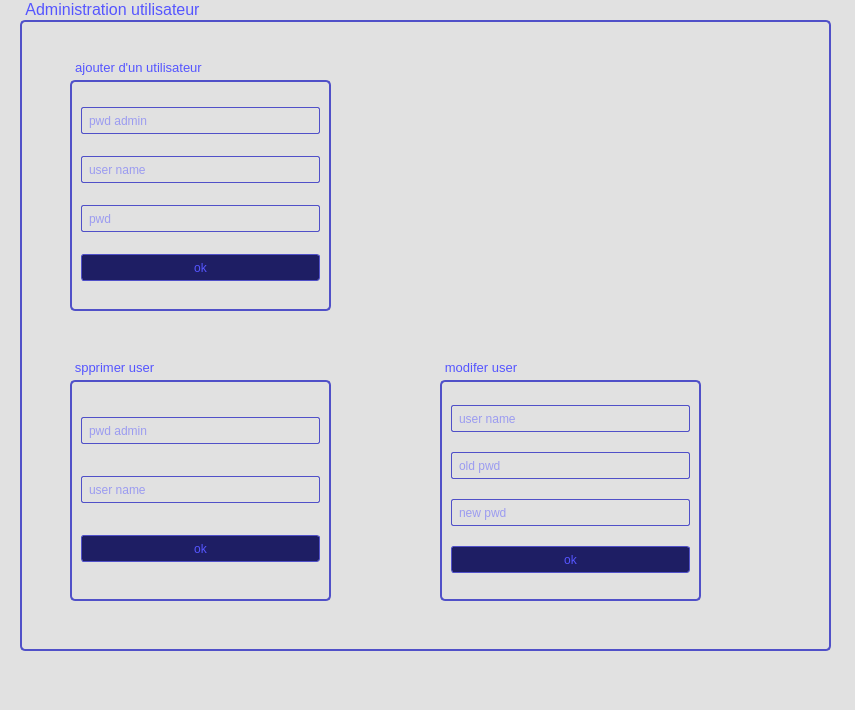
<?xml version="1.0" encoding="UTF-8"?>
<ui version="4.0">
 <class>log_param</class>
 <widget class="QMainWindow" name="log_param">
  <property name="geometry">
   <rect>
    <x>0</x>
    <y>0</y>
    <width>855</width>
    <height>710</height>
   </rect>
  </property>
  <property name="windowTitle">
   <string/>
  </property>
  <property name="windowIcon">
   <iconset>
    <normaloff>IMG8RES FOR QT/on air.jpg</normaloff>IMG8RES FOR QT/on air.jpg</iconset>
  </property>
  <property name="styleSheet">
   <string notr="true">QWidget {
    background-color: rgb(225, 225, 225);
    color: rgb(225, 225, 225);
}
/* ---------------------------------------------------------------------------------------------------- */


/* QGroupBox */
/* ---------------------------------------------------------------------------------------------------- */
QGroupBox {
    border: 2px solid;
    border-radius: 5px;

    margin-top: 20px;
    margin-bottom: 10px;

    border-color: rgb(80, 80, 200);
}

QGroupBox::title {
    subcontrol-origin: margin;
    subcontrol-position: top left;
    padding-left: 3px;
}
/* ---------------------------------------------------------------------------------------------------- */

QFrame#horizontalLineMiddleSeparator {
    background-color: rgb(80, 80, 200 );
}

/* Process Scanner QFrame horizontal lines  */
/* ---------------------------------------------------------------------------------------------------- */
QFrame#lineScanner {
    background-color: rgb(80, 80, 200);
}

QFrame#lineScanFilters {
    background-color: rgb(80, 80, 200);
}
/* ---------------------------------------------------------------------------------------------------- */


/* QSpinBox  */
/* ---------------------------------------------------------------------------------------------------- */
QSpinBox {
    border: 1px solid rgb(80, 80, 200);
}

QSpinBox::up-arrow {
    image: url(:/icons/up-arrow.png);
}

QSpinBox::down-arrow {
    image: url(:/icons/down-arrow.png);
}

QSpinBox::text {
    background-color: rgb(80, 80, 200);
}
/* ---------------------------------------------------------------------------------------------------- */




/* QSlider horizontal/vertical  */
/* ---------------------------------------------------------------------------------------------------- */
QSlider:horizontal,
QSlider:vertical {
    background-color: rgb(40, 40, 100);
    height: 18px;
}

QSlider::groove:horizontal {
    height: 18px;
    background-color: transparent;
}

QSlider::handle:horizontal {
    background-color: rgb(80, 80, 200);
    width: 10px;
    height: 18px;
}

QSlider::handle:horizontal:hover,
QSlider::handle:vertical:hover {
    background-color: rgb(150, 150, 250);
}
/* ---------------------------------------------------------------------------------------------------- */




/* QLineEdit &amp; QTextEdit */
/* ---------------------------------------------------------------------------------------------------- */
QLineEdit,
QTextEdit {
    border: 1px solid;
    border-radius: 2px;
    border-color: rgb(80, 80, 200);
    min-height: 25px;
    padding-left: 5px;
}

QLineEdit[text=&quot;&quot;] {
    color: rgb(0, 0, 0);
}

QLineEdit::disabled {
    color: rgb(100, 100, 150);
    border-color: rgb(50, 50, 100);
}
/* ---------------------------------------------------------------------------------------------------- */




/* QMenu */
/* ---------------------------------------------------------------------------------------------------- */
QMenu {
    border: 1px solid;
    border-radius: 2px;
    border-color: rgb(80, 80, 200);

}

QMenu::item {
    color: rgb(150, 150, 250);
    border: 1px solid;
    border-color: rgb(80, 80, 200);

    padding: 5px;

    outline: 0;
}

QMenu::item:selected {
    background-color: rgb(40, 40, 200);
}

QMenu::indicator {
    margin-left: 4px;
}

QMenu::indicator:checked {
    border: 2px solid;
    border-radius: 2px;

    border-color:   rgb(80, 80, 200);
    background-color: rgb(80, 80, 200);

}

QMenu::indicator:unchecked {
    border: 2px solid;
    border-radius: 2px;

    border-color:   rgb(80, 80, 200);
    color: rgb(100, 100, 150);
}
/* ---------------------------------------------------------------------------------------------------- */




/* QHeaderView */
/* ---------------------------------------------------------------------------------------------------- */
QHeaderView::section:horizontal,
QHeaderView::section:vertical
{
    background-color: rgb(30, 30, 100);
}
/* ---------------------------------------------------------------------------------------------------- */




/* QScrollBar  */
/* ---------------------------------------------------------------------------------------------------- */
QScrollBar:vertical,
QScrollBar:horizontal {

    border-color: rgb(90, 90, 255);
}

QScrollBar::handle:vertical,
QScrollBar::handle:horizontal {
    background-color: rgb(40, 40, 150);
}

QScrollBar::handle:hover:vertical,
QScrollBar::handle:hover:horizontal {
    background-color: rgb(40, 40, 200);
}

QScrollBar::up-arrow:horizontal,
QScrollBar::down-arrow:horizontal,
QScrollBar::sub-line:vertical,
QScrollBar::add-line:vertical {
    background-color: rgb(20, 20, 30);
    color: rgb(20, 20, 30);
}

QScrollBar::up-arrow:vertical,
QScrollBar::down-arrow:vertical,
QScrollBar::up-arrow:horizontal,
QScrollBar::down-arrow:horizontal {
    background-color: rgb(20, 20, 30);
    border-color: rgb(20, 20, 30);
    color: rgb(20, 20, 30);
}

QScrollBar::add-page:horizontal,
QScrollBar::sub-page:horizontal,
QScrollBar::add-page:vertical,
QScrollBar::sub-page:vertical {
    background-color: rgb(20, 20, 30);
}
/* ---------------------------------------------------------------------------------------------------- */





/* Tree/List/Table Views  */
/* ---------------------------------------------------------------------------------------------------- */
QTreeView,
QListView,
QListView {
    border: 2px solid;
    border-color: rgb(80, 80, 200);
    border-radius: 5px;
    outline: 0;
}

QTreeView::item,
QListView::item,
QTableView::item {
    background-color: rgb(20, 20, 90);
    outline: 0;
}

QTreeView::item:alternate,
QListView::item:alternate,
QTableView::item:alternate {
    background-color: rgb(30, 30, 110);
    outline: 0;
}

QTreeView::item:hover,
QTreeView::item:alternate:hover,
QListView::item:hover,
QListView::item:alternate:hover,
QTableView::item:hover,
QTableView::item:alternate:hover {
    background-color: rgb(30, 30, 150);
}

QListView::item:selected,
QTreeView::item:selected,
QTableView::item:selected,
QTreeView::item:alternate:selected,
QListVew::item:alternate:selected,
QTableView::item:alternate:selected {
    background-color: rgb(40, 40, 200);
    color: rgb(150, 150, 250);
    outline: 0;
}

QTreeView:branch {
    background-color: rgb(20, 20, 90);
}

QTreeView:branch:has-siblings:adjoins-item {
  border-image: url(&quot;:/icons/branch-child-guide.png&quot;) 0;
}

QTreeView:branch:!has-children:!has-siblings:adjoins-item {
    border-image: url(&quot;:/icons/branch-end-guide.png&quot;) 0;
}

QTreeView:branch:has-children:!has-siblings:closed,
QTreeView:branch:closed:has-children:has-siblings {
  border-image: none;
  image: url(:/icons/branch-closed.png);
}

QTreeView:branch:open:has-children:!has-siblings,
QTreeView:branch:open:has-children:has-siblings {
    border-image: none;
    image: url(://icons/branch-open.png);
}
/* ---------------------------------------------------------------------------------------------------- */

/* QComboBox  */
/* ---------------------------------------------------------------------------------------------------- */
QComboBox {
    border: 1px solid;
    border-color: rgb(80, 80, 200);
    min-height: 25px;
    padding-left: 5px;
    border-radius: 2px;
}

QComboBox::hover {
    background-color: rgb(40, 40, 200);
}

QComboBox:disabled {

    color: rgb(100, 100, 150);
    border-color: rgb(50, 50, 100);
}

QComboBox QAbstractItemView {
    border: 0px solid;
    border-radius: 2px;
    border-color: rgb(80, 80, 200);
}

QComboBox QAbstractItemView::item {
    color: rgb(150, 150, 250);

    border: 1px solid;
    border-color: rgb(80, 80, 200);


    padding-top: 3px;
    padding-bottom: 3px;

    outline: 0;
}


QComboBox QAbstractItemView::indicator:checked {
    border: 2px solid;
    border-radius: 2px;

    border-color:   rgb(80, 80, 200);
    background-color: rgb(80, 80, 200);
}


QComboBox QAbstractItemView::indicator:unchecked {
    border: 2px solid;
    border-radius: 2px;

    border-color:   rgb(80, 80, 200);
    color: rgb(100, 100, 150);
}

QComboBox QAbstractItemView::item:hover {
    background-color: rgb(40, 40, 200);
    color: rgb(150, 150, 250);
    outline: 0;
}

QComboBox QAbstractItemView::focus {
    border-color: rgb(150, 130, 250);
    outline: 0;
}

QComboBox::down-arrow {
    image: url(:/icons/down-arrow.png);
}
/* ---------------------------------------------------------------------------------------------------- */




/* QCheckBox  */
/* ---------------------------------------------------------------------------------------------------- */
QCheckBox::indicator:checked {
    border: 2px solid;
    border-radius: 2px;

    border-color:   rgb(80, 80, 200);
    background-color: rgb(80, 80, 200);
}


QCheckBox::indicator:unchecked {
    border: 2px solid;
    border-radius: 2px;

    border-color:   rgb(80, 80, 200);
    color: rgb(100, 100, 150);
}
/* ---------------------------------------------------------------------------------------------------- */




/* QPushButton */
/* ---------------------------------------------------------------------------------------------------- */
QPushButton {
    border: 1px solid;
    border-radius: 3px;
    background-color: rgb(30, 30, 100);
    border-color: rgb(80, 80, 200);
    min-height: 25px;
    padding-left: 5px;
    padding-right: 5px;
}

QPushButton::hover {
    background-color: rgb(40, 40, 200);
}

QPushButton::pressed {
    background-color: rgb(50, 50, 220);
}

QPushButton::disabled {
    background-color: rgb(20, 20, 50);
    color: rgb(100, 100, 150);
    border-color: rgb(50, 50, 100);
}

QPushButton::focus {
    border-color: rgb(130, 130, 200);
    outline: 0;
}</string>
  </property>
  <widget class="QWidget" name="centralwidget">
   <widget class="QGroupBox" name="groupBox">
    <property name="geometry">
     <rect>
      <x>20</x>
      <y>0</y>
      <width>811</width>
      <height>661</height>
     </rect>
    </property>
    <property name="font">
     <font>
      <pointsize>12</pointsize>
     </font>
    </property>
    <property name="styleSheet">
     <string notr="true">color: rgb(85, 85, 255);</string>
    </property>
    <property name="title">
     <string>Administration utilisateur</string>
    </property>
    <widget class="QGroupBox" name="groupBox_6">
     <property name="geometry">
      <rect>
       <x>50</x>
       <y>60</y>
       <width>261</width>
       <height>261</height>
      </rect>
     </property>
     <property name="font">
      <font>
       <pointsize>10</pointsize>
      </font>
     </property>
     <property name="styleSheet">
      <string notr="true">color: rgb(85, 85, 255);</string>
     </property>
     <property name="title">
      <string>ajouter d'un utilisateur</string>
     </property>
     <layout class="QVBoxLayout" name="verticalLayout_3">
      <item>
       <widget class="QLineEdit" name="lineEdit_ajout_pwd_admin">
        <property name="text">
         <string/>
        </property>
        <property name="placeholderText">
         <string>pwd admin</string>
        </property>
       </widget>
      </item>
      <item>
       <widget class="QLineEdit" name="lineEdit_ajout_username_2">
        <property name="placeholderText">
         <string>user name</string>
        </property>
       </widget>
      </item>
      <item>
       <widget class="QLineEdit" name="lineEdit_ajout_pwd">
        <property name="placeholderText">
         <string>pwd</string>
        </property>
       </widget>
      </item>
      <item>
       <widget class="QPushButton" name="pushButton_ajout_user">
        <property name="text">
         <string>ok</string>
        </property>
       </widget>
      </item>
     </layout>
    </widget>
    <widget class="QGroupBox" name="groupBox_7">
     <property name="geometry">
      <rect>
       <x>420</x>
       <y>360</y>
       <width>261</width>
       <height>251</height>
      </rect>
     </property>
     <property name="font">
      <font>
       <pointsize>10</pointsize>
      </font>
     </property>
     <property name="styleSheet">
      <string notr="true">color: rgb(85, 85, 255);</string>
     </property>
     <property name="title">
      <string>modifer user</string>
     </property>
     <layout class="QVBoxLayout" name="verticalLayout">
      <item>
       <widget class="QLineEdit" name="lineEdit_modifer_username">
        <property name="placeholderText">
         <string>user name</string>
        </property>
       </widget>
      </item>
      <item>
       <widget class="QLineEdit" name="lineEdit_modifer_oldpwd_admin">
        <property name="text">
         <string/>
        </property>
        <property name="placeholderText">
         <string>old pwd</string>
        </property>
       </widget>
      </item>
      <item>
       <widget class="QLineEdit" name="lineEdit_modifer_newpwd">
        <property name="text">
         <string/>
        </property>
        <property name="placeholderText">
         <string>new pwd</string>
        </property>
       </widget>
      </item>
      <item>
       <widget class="QPushButton" name="pushButton_modiferuser">
        <property name="text">
         <string>ok</string>
        </property>
       </widget>
      </item>
     </layout>
    </widget>
    <widget class="QGroupBox" name="groupBox_8">
     <property name="geometry">
      <rect>
       <x>50</x>
       <y>360</y>
       <width>261</width>
       <height>251</height>
      </rect>
     </property>
     <property name="font">
      <font>
       <pointsize>10</pointsize>
      </font>
     </property>
     <property name="styleSheet">
      <string notr="true">color: rgb(85, 85, 255);</string>
     </property>
     <property name="title">
      <string>spprimer user</string>
     </property>
     <layout class="QVBoxLayout" name="verticalLayout_2">
      <item>
       <widget class="QLineEdit" name="lineEdit_supp_pwdadmin">
        <property name="text">
         <string/>
        </property>
        <property name="placeholderText">
         <string>pwd admin</string>
        </property>
       </widget>
      </item>
      <item>
       <widget class="QLineEdit" name="lineEdit_supp_username">
        <property name="text">
         <string/>
        </property>
        <property name="placeholderText">
         <string>user name</string>
        </property>
       </widget>
      </item>
      <item>
       <widget class="QPushButton" name="pushButton_supp_user">
        <property name="text">
         <string>ok</string>
        </property>
       </widget>
      </item>
     </layout>
    </widget>
    <widget class="QLabel" name="label_SHILD">
     <property name="geometry">
      <rect>
       <x>480</x>
       <y>90</y>
       <width>301</width>
       <height>221</height>
      </rect>
     </property>
     <property name="text">
      <string/>
     </property>
    </widget>
   </widget>
  </widget>
  <widget class="QMenuBar" name="menubar">
   <property name="geometry">
    <rect>
     <x>0</x>
     <y>0</y>
     <width>855</width>
     <height>26</height>
    </rect>
   </property>
  </widget>
  <widget class="QStatusBar" name="statusbar"/>
 </widget>
 <resources/>
 <connections/>
</ui>
